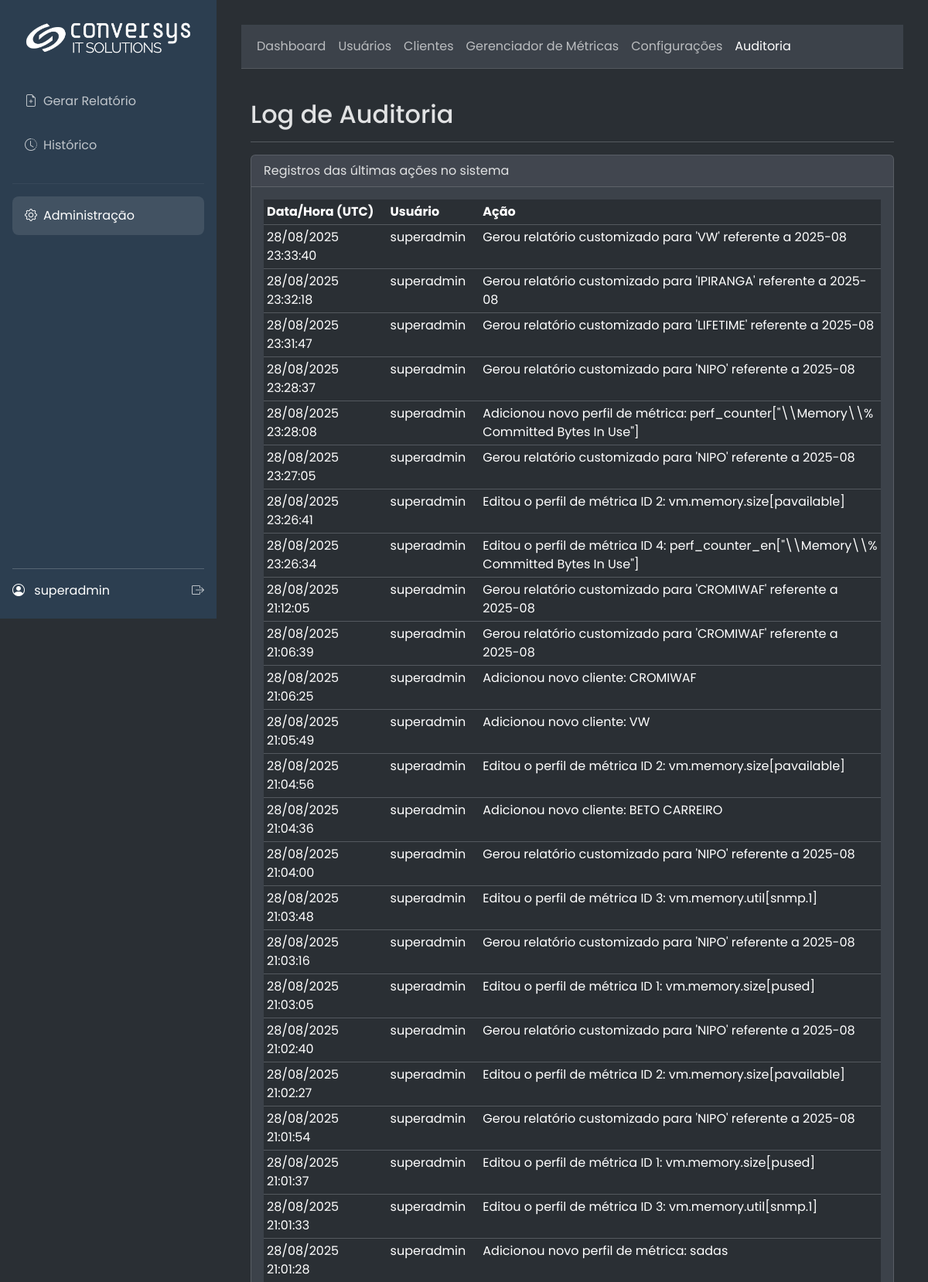
The page /admin/audit (signed in, upper part) on the database its author committed.
### app/models.py (models this page shows, shortened)
class SystemConfig(db.Model):
    id = db.Column(db.Integer, primary_key=True)
    company_name = db.Column(db.String(100), default="Conversys IT Solutions")
    footer_text = db.Column(db.String(255), default=f"Conversys IT Solutions Copyright {dt.datetime.now().year} – Todos os direitos Reservados | Política de privacidade")
    primary_color = db.Column(db.String(7), default="#2c3e50")
    secondary_color = db.Column(db.String(7), default="#3498db")
    logo_dark_bg_path = db.Column(db.String(255), nullable=True)
    logo_light_bg_path = db.Column(db.String(255), nullable=True)
    login_background_path = db.Column(db.String(255), nullable=True)
    default_cover_path = db.Column(db.String(255), nullable=True)
    color_scheme = db.Column(db.String(10), default="light")
    color_bg_main = db.Column(db.String(7), default="#f8f9fa")
    color_bg_card = db.Column(db.String(7), default="#ffffff")
    color_text_light = db.Column(db.String(7), default="#212529")
    color_border = db.Column(db.String(7), default="#dee2e6")
    login_media_path = db.Column(db.String(255), nullable=True)
    report_cover_path = db.Column(db.String(255), nullable=True)
    report_final_page_path = db.Column(db.String(255), nullable=True)

class User(UserMixin, db.Model):
    id = db.Column(db.Integer, primary_key=True)
    username = db.Column(db.String(64), index=True, unique=True)
    email = db.Column(db.String(120), index=True, unique=True)
    password_hash = db.Column(db.String(256))
    role_id = db.Column(db.Integer, db.ForeignKey('role.id'))
    reports = db.relationship('Report', backref='user', lazy='dynamic')
    clients = db.relationship('Client', secondary=user_client_association, back_populates='users')
    def has_role(self, role_name):
        return self.role.name == role_name

class AuditLog(db.Model):
    id = db.Column(db.Integer, primary_key=True)
    user_id = db.Column(db.Integer, db.ForeignKey('user.id'), nullable=True)
    username = db.Column(db.String(64), nullable=False)
    action = db.Column(db.String(255), nullable=False)
    timestamp = db.Column(db.DateTime, default=dt.datetime.utcnow)
    user = db.relationship('User', backref='audit_logs')

### app/admin/routes.py (the view)
@admin.route('/audit')
@admin_required
def audit_log():
    _ensure_request_id()
    logs = AuditLog.query.order_by(AuditLog.timestamp.desc()).limit(200).all()
    _log_debug("Audit log listado", count=len(logs))
    return render_template('admin/audit_log.html', title="Log de Auditoria", logs=logs)

### app/__init__.py (called while the page is built)
@login_manager.user_loader
def load_user(user_id):
    from .models import User
    return db.session.get(User, int(user_id))

def _ensure_request_id():
    rid = getattr(g, "request_id", None)
    if not rid:
        rid = uuid.uuid4().hex
        g.request_id = rid
    return rid

### app/admin/routes.py (called while the page is built)
def _ensure_request_id():
    if not getattr(g, "request_id", None):
        g.request_id = uuid.uuid4().hex
    return g.request_id

def _log_debug(msg, **extra):
    rid = _ensure_request_id()
    payload = {"rid": rid, **extra}
    try:
        current_app.logger.debug(f"{msg} | {payload}")
    except Exception:
        print(f"DEBUG {msg} | {payload}")

### app/main/routes.py (called while the page is built)
@main.before_app_request
def before_request_func():
    g.sys_config = SystemConfig.query.first()

### app/utils.py (called while the page is built)
def admin_required(f):
    @wraps(f)
    @login_required
    def decorated_function(*args, **kwargs):
        if not (current_user.has_role('admin') or current_user.has_role('super_admin')):
            flash('Acesso negado. Você não tem permissão para acessar esta área.', 'danger')
            return redirect(url_for('main.gerar_form'))
        return f(*args, **kwargs)
    return decorated_function

### app/templates/admin/audit_log.html (shortened to what this page needs)
{% extends 'admin/base.html' %}
{% block admin_content %}
<div class="container-fluid">
    <div class="d-flex justify-content-between flex-wrap flex-md-nowrap align-items-center pt-3 pb-2 mb-3 border-bottom">
        <h1 class="h2">Log de Auditoria</h1>
    </div>
    <div class="card">
        <div class="card-header">
            Registros das últimas ações no sistema
        </div>
        <div class="card-body">
            <div class="table-responsive">
                <table class="table table-sm table-hover">
                    <thead>
                        <tr>
                            <th style="width: 20%;">Data/Hora (UTC)</th>
                            <th style="width: 15%;">Usuário</th>
                            <th>Ação</th>
                        </tr>
                    </thead>
                    <tbody>
                        {% for log in logs %}
                        <tr>
                            <td>{{ log.timestamp.strftime('%d/%m/%Y %H:%M:%S') }}</td>
                            <td>{{ log.username }}</td>
                            <td>{{ log.action }}</td>
                        </tr>
                        {% else %}
                        <tr>
                            <td colspan="3" class="text-center text-muted p-4">Nenhum registro de auditoria encontrado.</td>
                        </tr>
                        {% endfor %}
                    </tbody>
                </table>
            </div>
        </div>
    </div>
</div>
{% endblock %}

### app/templates/base.html (shortened to what this page needs)
<!DOCTYPE html>
<html lang="pt-br" data-bs-theme="{{ g.sys_config.color_scheme | default('dark') }}">
<head>
    <link href="https://cdn.jsdelivr.net/npm/bootstrap@5.3.3/dist/css/bootstrap.min.css" rel="stylesheet">
    <link rel="stylesheet" href="https://cdn.jsdelivr.net/npm/bootstrap-icons@1.11.3/font/bootstrap-icons.min.css">
</head>
<body>
    <div class="d-flex">
        <div class="sidebar">
            <a href="{{ url_for('main.index') }}" class="logo">
                {% if g.sys_config.logo_dark_bg_path %}
                    <img src="{{ url_for('main.uploaded_file', filename=g.sys_config.logo_dark_bg_path) }}" alt="Logo">
                {% else %}
                    <span>{{ g.sys_config.company_name }}</span>
                {% endif %}
            </a>
            <ul class="nav flex-column">
                <li><a href="{{ url_for('main.gerar_form') }}" class="nav-link {% if request.endpoint == 'main.gerar_form' %}active{% endif %}"><i class="bi bi-file-earmark-plus me-2"></i>Gerar Relatório</a></li>
                <li><a href="{{ url_for('main.history') }}" class="nav-link {% if request.endpoint == 'main.history' %}active{% endif %}"><i class="bi bi-clock-history me-2"></i>Histórico</a></li>
                {% if current_user.has_role('admin') or current_user.has_role('super_admin') %}
                <hr style="border-color: rgba(255,255,255,0.2);">
                <li><a href="{{ url_for('admin.dashboard') }}" class="nav-link {% if 'admin.' in request.endpoint %}active{% endif %}"><i class="bi bi-gear me-2"></i>Administração</a></li>
                {% endif %}
            </ul>
            <div class="user-info">
                <div class="d-flex justify-content-between align-items-center">
                    <div>
                        <i class="bi bi-person-circle me-2"></i>
                        <span>{{ current_user.username }}</span>
                    </div>
                    <a href="{{ url_for('auth.logout') }}" title="Sair"><i class="bi bi-box-arrow-right"></i></a>
                </div>
            </div>
        </div>
        <div class="main-content flex-grow-1">
            {% block content %}{% endblock %}
        </div>
    </div>
</body>
</html>

### rows shown on the page
SystemConfig: logo_dark_bg_path (picture)
User: username "superadmin"
AuditLog: timestamp "28/08/2025 23:33:40", username "superadmin", action "Gerou relatório customizado para 'VW' referente a 2025-08"
AuditLog: timestamp "28/08/2025 23:32:18", username "superadmin", action "Gerou relatório customizado para 'IPIRANGA' referente a 2025-08"
AuditLog: timestamp "28/08/2025 23:31:47", username "superadmin", action "Gerou relatório customizado para 'LIFETIME' referente a 2025-08"
AuditLog: timestamp "28/08/2025 23:28:37", username "superadmin", action "Gerou relatório customizado para 'NIPO' referente a 2025-08"
AuditLog: timestamp "28/08/2025 23:28:08", username "superadmin", action "Adicionou novo perfil de métrica: perf_counter[\"\\\\Memory\\\\% Committed Bytes In Use\"]"
AuditLog: timestamp "28/08/2025 23:27:05", username "superadmin", action "Gerou relatório customizado para 'NIPO' referente a 2025-08"
AuditLog: timestamp "28/08/2025 23:26:41", username "superadmin", action "Editou o perfil de métrica ID 2: vm.memory.size[pavailable]"
AuditLog: timestamp "28/08/2025 23:26:34", username "superadmin", action "Editou o perfil de métrica ID 4: perf_counter_en[\"\\\\Memory\\\\% Committed Bytes In Use\"]"
AuditLog: timestamp "28/08/2025 21:12:05", username "superadmin", action "Gerou relatório customizado para 'CROMIWAF' referente a 2025-08"
AuditLog: timestamp "28/08/2025 21:06:39", username "superadmin", action "Gerou relatório customizado para 'CROMIWAF' referente a 2025-08"
AuditLog: timestamp "28/08/2025 21:06:25", username "superadmin", action "Adicionou novo cliente: CROMIWAF"
AuditLog: timestamp "28/08/2025 21:05:49", username "superadmin", action "Adicionou novo cliente: VW"
AuditLog: timestamp "28/08/2025 21:04:56", username "superadmin", action "Editou o perfil de métrica ID 2: vm.memory.size[pavailable]"
AuditLog: timestamp "28/08/2025 21:04:36", username "superadmin", action "Adicionou novo cliente: BETO CARREIRO"
AuditLog: timestamp "28/08/2025 21:04:00", username "superadmin", action "Gerou relatório customizado para 'NIPO' referente a 2025-08"
AuditLog: timestamp "28/08/2025 21:03:48", username "superadmin", action "Editou o perfil de métrica ID 3: vm.memory.util[snmp.1]"
AuditLog: timestamp "28/08/2025 21:03:16", username "superadmin", action "Gerou relatório customizado para 'NIPO' referente a 2025-08"
AuditLog: timestamp "28/08/2025 21:03:05", username "superadmin", action "Editou o perfil de métrica ID 1: vm.memory.size[pused]"
AuditLog: timestamp "28/08/2025 21:02:40", username "superadmin", action "Gerou relatório customizado para 'NIPO' referente a 2025-08"
AuditLog: timestamp "28/08/2025 21:02:27", username "superadmin", action "Editou o perfil de métrica ID 2: vm.memory.size[pavailable]"
AuditLog: timestamp "28/08/2025 21:01:54", username "superadmin", action "Gerou relatório customizado para 'NIPO' referente a 2025-08"
AuditLog: timestamp "28/08/2025 21:01:37", username "superadmin", action "Editou o perfil de métrica ID 1: vm.memory.size[pused]"
AuditLog: timestamp "28/08/2025 21:01:33", username "superadmin", action "Editou o perfil de métrica ID 3: vm.memory.util[snmp.1]"
AuditLog: timestamp "28/08/2025 21:01:28", username "superadmin", action "Adicionou novo perfil de métrica: sadas"
